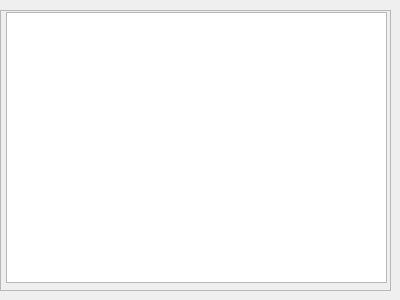
<?xml version="1.0" encoding="UTF-8"?>
<ui version="4.0">
 <class>Dialog</class>
 <widget class="QDialog" name="Dialog">
  <property name="geometry">
   <rect>
    <x>0</x>
    <y>0</y>
    <width>400</width>
    <height>300</height>
   </rect>
  </property>
  <property name="windowTitle">
   <string>Dialog</string>
  </property>
  <widget class="QScrollArea" name="scrollArea">
   <property name="geometry">
    <rect>
     <x>0</x>
     <y>10</y>
     <width>391</width>
     <height>281</height>
    </rect>
   </property>
   <property name="widgetResizable">
    <bool>true</bool>
   </property>
   <widget class="QWidget" name="scrollAreaWidgetContents">
    <property name="geometry">
     <rect>
      <x>0</x>
      <y>0</y>
      <width>387</width>
      <height>277</height>
     </rect>
    </property>
    <widget class="QTableWidget" name="tableWidget">
     <property name="geometry">
      <rect>
       <x>5</x>
       <y>1</y>
       <width>381</width>
       <height>271</height>
      </rect>
     </property>
    </widget>
   </widget>
  </widget>
 </widget>
 <resources/>
 <connections/>
</ui>
